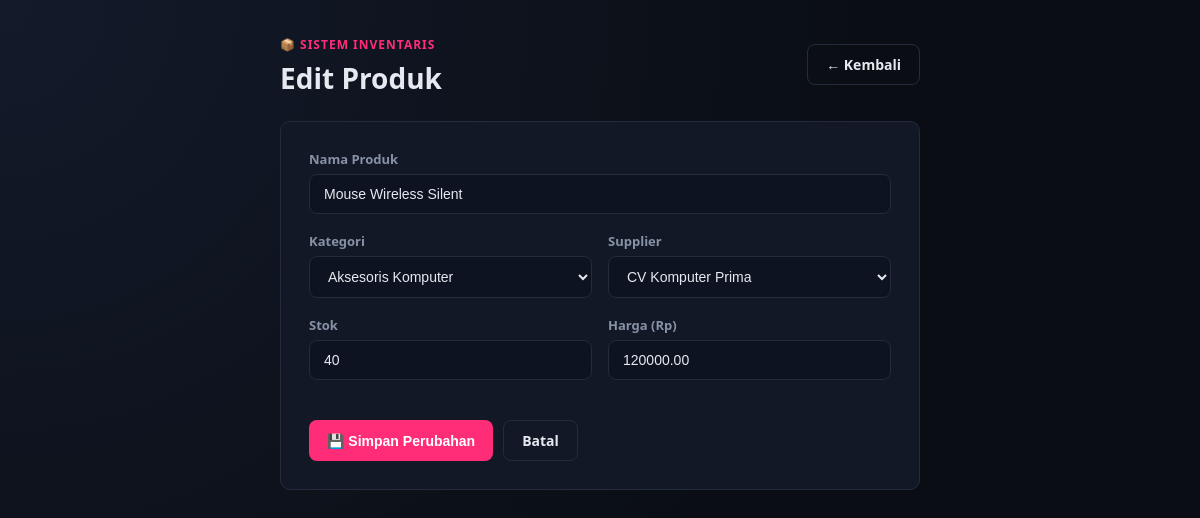
The page /update.php?id=5 on the database its author committed.
### tables this page shows
CREATE TABLE IF NOT EXISTS produk (
    id_produk INT AUTO_INCREMENT PRIMARY KEY,
    nama_produk VARCHAR(150) NOT NULL,
    id_kategori INT NOT NULL,
    id_supplier INT NOT NULL,
    stok INT NOT NULL DEFAULT 0,
    harga DECIMAL(12,2) NOT NULL DEFAULT 0,
    created_at TIMESTAMP DEFAULT CURRENT_TIMESTAMP,
    updated_at TIMESTAMP DEFAULT CURRENT_TIMESTAMP ON UPDATE CURRENT_TIMESTAMP,
    CONSTRAINT fk_produk_kategori FOREIGN KEY (id_kategori)
        REFERENCES kategori(id_kategori) ON DELETE RESTRICT ON UPDATE CASCADE,
    CONSTRAINT fk_produk_supplier FOREIGN KEY (id_supplier)
        REFERENCES supplier(id_supplier) ON DELETE RESTRICT ON UPDATE CASCADE
);

CREATE TABLE IF NOT EXISTS kategori (
    id_kategori INT AUTO_INCREMENT PRIMARY KEY,
    nama_kategori VARCHAR(100) NOT NULL,
    created_at TIMESTAMP DEFAULT CURRENT_TIMESTAMP
);

CREATE TABLE IF NOT EXISTS supplier (
    id_supplier INT AUTO_INCREMENT PRIMARY KEY,
    nama_supplier VARCHAR(150) NOT NULL,
    kontak VARCHAR(50) NOT NULL,
    alamat VARCHAR(255) DEFAULT NULL,
    created_at TIMESTAMP DEFAULT CURRENT_TIMESTAMP
);

### includes/functions.php (called while the page is built, shortened)
<?php
function h(?string $string): string
{
    return htmlspecialchars($string ?? '', ENT_QUOTES, 'UTF-8');
}

### update.php (the view, shortened to what this page needs)
<?php
require_once __DIR__ . '/includes/functions.php';
$pdo = Database::getInstance()->getConnection();
$id = (int) ($_GET['id'] ?? 0);
$stmt = $pdo->prepare("SELECT * FROM produk WHERE id_produk = :id");
$stmt->execute([':id' => $id]);
$produk = $stmt->fetch();
$kategoriList = $pdo->query("SELECT id_kategori, nama_kategori FROM kategori ORDER BY nama_kategori")->fetchAll();
$supplierList = $pdo->query("SELECT id_supplier, nama_supplier FROM supplier ORDER BY nama_supplier")->fetchAll();
?>
<!DOCTYPE html>
<html lang="id">
<head>
<link rel="stylesheet" href="assets/style.css">
</head>
<body>
<div class="container container-form">
    <header class="page-header">
        <div>
            <span class="badge">📦 Sistem Inventaris</span>
            <h1>Edit Produk</h1>
        </div>
        <a href="index.php" class="btn btn-outline">← Kembali</a>
    </header>
    <form action="process/update_process.php" method="POST" class="card-form">
        <div class="form-group">
            <label for="nama_produk">Nama Produk</label>
            <input type="text" id="nama_produk" name="nama_produk" required maxlength="150"
                   value="<?= h($produk['nama_produk']) ?>">
        </div>
        <div class="form-row">
            <div class="form-group">
                <label for="id_kategori">Kategori</label>
                <select id="id_kategori" name="id_kategori" required>
                    <?php foreach ($kategoriList as $k): ?>
                        <option value="<?= (int) $k['id_kategori'] ?>"
                            <?= (int) $k['id_kategori'] === (int) $produk['id_kategori'] ? 'selected' : '' ?>>
                            <?= h($k['nama_kategori']) ?>
                        </option>
                    <?php endforeach; ?>
                </select>
            </div>
            <div class="form-group">
                <label for="id_supplier">Supplier</label>
                <select id="id_supplier" name="id_supplier" required>
                    <?php foreach ($supplierList as $s): ?>
                        <option value="<?= (int) $s['id_supplier'] ?>"
                            <?= (int) $s['id_supplier'] === (int) $produk['id_supplier'] ? 'selected' : '' ?>>
                            <?= h($s['nama_supplier']) ?>
                        </option>
                    <?php endforeach; ?>
                </select>
            </div>
        </div>
        <div class="form-row">
            <div class="form-group">
                <label for="stok">Stok</label>
                <input type="number" id="stok" name="stok" required min="0" value="<?= (int) $produk['stok'] ?>">
            </div>
            <div class="form-group">
                <label for="harga">Harga (Rp)</label>
                <input type="number" id="harga" name="harga" required min="0" step="0.01" value="<?= h((string) $produk['harga']) ?>">
            </div>
        </div>
        <div class="form-actions">
            <button type="submit" class="btn btn-primary">💾 Simpan Perubahan</button>
            <a href="index.php" class="btn btn-outline">Batal</a>
        </div>
    </form>
</div>
</body>
</html>

### assets/style.css (style rules this page uses)
:root { --bg: #0a0e14; --bg-card: #121826; --border: #232b3d; --pink: #ff2d78; --green: #2ee6a6; --text: #e6e9f0; --text-muted: #8892a6; --danger: #ff5470; --radius: 10px; }
* { box-sizing: border-box; }
body { margin: 0; font-family: 'Segoe UI', Roboto, Arial, sans-serif; background: radial-gradient(circle at top left, #131a2a, var(--bg) 60%); color: var(--text); min-height: 100vh; padding: 32px 16px; }
.container { max-width: 1100px; margin: 0 auto; }
.container-form { max-width: 640px; }
.page-header { display: flex; justify-content: space-between; align-items: center; flex-wrap: wrap; gap: 12px; margin-bottom: 24px; }
.badge { display: inline-block; color: var(--pink); font-weight: 700; letter-spacing: 1px; font-size: 12px; text-transform: uppercase; margin-bottom: 6px; }
.page-header h1 { margin: 0; font-size: 28px; }
.btn { display: inline-block; padding: 10px 18px; border-radius: 8px; text-decoration: none; font-weight: 600; font-size: 14px; cursor: pointer; border: none; transition: transform .12s ease, opacity .12s ease; }
.btn-primary { background: var(--pink); color: #fff; }
.btn-outline { background: transparent; color: var(--text); border: 1px solid var(--border); }
.card-form { background: var(--bg-card); border: 1px solid var(--border); border-radius: var(--radius); padding: 28px; }
.form-group { margin-bottom: 18px; }
.form-row { display: flex; gap: 16px; }
.form-row .form-group { flex: 1; }
label { display: block; margin-bottom: 6px; font-size: 13px; color: var(--text-muted); font-weight: 600; }
input[type="text"], input[type="number"], select { width: 100%; padding: 11px 14px; border-radius: 8px; border: 1px solid var(--border); background: #0d1320; color: var(--text); font-size: 14px; }
.form-actions { display: flex; gap: 10px; margin-top: 22px; }

### rows shown on the page
produk: nama_produk "Mouse Wireless Silent", id_kategori "Aksesoris Komputer", id_supplier "CV Komputer Prima", stok "40", harga "120000.00"
